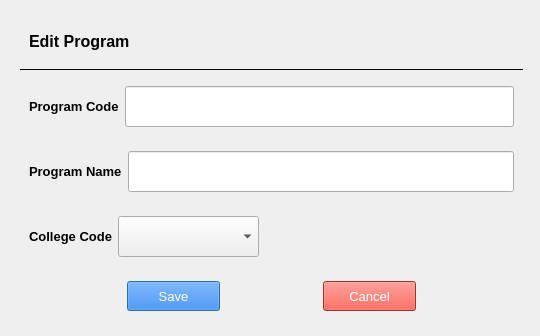
<?xml version="1.0" encoding="UTF-8"?>
<ui version="4.0">
 <class>Dialog</class>
 <widget class="QDialog" name="Dialog">
  <property name="geometry">
   <rect>
    <x>0</x>
    <y>0</y>
    <width>540</width>
    <height>336</height>
   </rect>
  </property>
  <property name="minimumSize">
   <size>
    <width>540</width>
    <height>336</height>
   </size>
  </property>
  <property name="windowTitle">
   <string>Dialog</string>
  </property>
  <layout class="QGridLayout" name="gridLayout_2">
   <item row="0" column="0">
    <widget class="QWidget" name="widget" native="true">
     <property name="minimumSize">
      <size>
       <width>521</width>
       <height>318</height>
      </size>
     </property>
     <layout class="QGridLayout" name="gridLayout">
      <item row="0" column="0">
       <widget class="QWidget" name="widget_2" native="true">
        <layout class="QGridLayout" name="gridLayout_3">
         <item row="0" column="0">
          <widget class="QLabel" name="AddProgram_text">
           <property name="font">
            <font>
             <pointsize>12</pointsize>
             <weight>75</weight>
             <bold>true</bold>
            </font>
           </property>
           <property name="text">
            <string>Edit Program</string>
           </property>
          </widget>
         </item>
         <item row="0" column="1">
          <spacer name="AddProgram_spacer">
           <property name="orientation">
            <enum>Qt::Horizontal</enum>
           </property>
           <property name="sizeHint" stdset="0">
            <size>
             <width>345</width>
             <height>20</height>
            </size>
           </property>
          </spacer>
         </item>
        </layout>
       </widget>
      </item>
      <item row="1" column="0">
       <widget class="Line" name="line">
        <property name="frameShadow">
         <enum>QFrame::Plain</enum>
        </property>
        <property name="orientation">
         <enum>Qt::Horizontal</enum>
        </property>
       </widget>
      </item>
      <item row="2" column="0">
       <widget class="QWidget" name="widget_3" native="true">
        <layout class="QHBoxLayout" name="horizontalLayout_2">
         <item>
          <widget class="QLabel" name="ProgramCode_text">
           <property name="font">
            <font>
             <pointsize>10</pointsize>
             <weight>75</weight>
             <bold>true</bold>
            </font>
           </property>
           <property name="text">
            <string>Program Code</string>
           </property>
          </widget>
         </item>
         <item>
          <widget class="QLineEdit" name="ProgramCode_input">
           <property name="minimumSize">
            <size>
             <width>171</width>
             <height>41</height>
            </size>
           </property>
           <property name="font">
            <font>
             <pointsize>10</pointsize>
            </font>
           </property>
           <property name="text">
            <string/>
           </property>
           <property name="placeholderText">
            <string/>
           </property>
          </widget>
         </item>
        </layout>
       </widget>
      </item>
      <item row="3" column="0">
       <widget class="QWidget" name="widget_4" native="true">
        <layout class="QHBoxLayout" name="horizontalLayout_3">
         <item>
          <widget class="QLabel" name="ProgramName_text">
           <property name="font">
            <font>
             <pointsize>10</pointsize>
             <weight>75</weight>
             <bold>true</bold>
            </font>
           </property>
           <property name="text">
            <string>Program Name</string>
           </property>
          </widget>
         </item>
         <item>
          <widget class="QLineEdit" name="ProgramName_input">
           <property name="minimumSize">
            <size>
             <width>291</width>
             <height>41</height>
            </size>
           </property>
           <property name="font">
            <font>
             <pointsize>10</pointsize>
            </font>
           </property>
           <property name="text">
            <string/>
           </property>
           <property name="placeholderText">
            <string/>
           </property>
          </widget>
         </item>
        </layout>
       </widget>
      </item>
      <item row="4" column="0">
       <widget class="QWidget" name="widget_5" native="true">
        <layout class="QHBoxLayout" name="horizontalLayout_4">
         <item>
          <widget class="QLabel" name="CollegeCode_text">
           <property name="font">
            <font>
             <pointsize>10</pointsize>
             <weight>75</weight>
             <bold>true</bold>
            </font>
           </property>
           <property name="text">
            <string>College Code</string>
           </property>
          </widget>
         </item>
         <item>
          <widget class="QComboBox" name="college_code_input_comboBox">
           <property name="minimumSize">
            <size>
             <width>141</width>
             <height>41</height>
            </size>
           </property>
           <property name="font">
            <font>
             <pointsize>10</pointsize>
            </font>
           </property>
          </widget>
         </item>
         <item>
          <spacer name="horizontalSpacer">
           <property name="orientation">
            <enum>Qt::Horizontal</enum>
           </property>
           <property name="sizeHint" stdset="0">
            <size>
             <width>219</width>
             <height>20</height>
            </size>
           </property>
          </spacer>
         </item>
        </layout>
       </widget>
      </item>
      <item row="5" column="0">
       <widget class="QWidget" name="widget_6" native="true">
        <layout class="QHBoxLayout" name="horizontalLayout_5">
         <item>
          <spacer name="horizontalSpacer_2">
           <property name="orientation">
            <enum>Qt::Horizontal</enum>
           </property>
           <property name="sizeHint" stdset="0">
            <size>
             <width>89</width>
             <height>20</height>
            </size>
           </property>
          </spacer>
         </item>
         <item>
          <widget class="QPushButton" name="Save_button">
           <property name="minimumSize">
            <size>
             <width>93</width>
             <height>30</height>
            </size>
           </property>
           <property name="font">
            <font>
             <pointsize>10</pointsize>
            </font>
           </property>
           <property name="styleSheet">
            <string notr="true">
color: rgb(255, 255, 255);
background-color: rgb(26, 115, 232);</string>
           </property>
           <property name="text">
            <string>Save</string>
           </property>
           <property name="icon">
            <iconset resource="../../SSIS GUI/2_resource.qrc">
             <normaloff>:/icon/icons/save_24dp_FFFFFF_FILL0_wght400_GRAD0_opsz24.svg</normaloff>
             <normalon>:/icon/icons/save_24dp_1A73E8_FILL0_wght400_GRAD0_opsz24.svg</normalon>:/icon/icons/save_24dp_FFFFFF_FILL0_wght400_GRAD0_opsz24.svg</iconset>
           </property>
           <property name="iconSize">
            <size>
             <width>20</width>
             <height>20</height>
            </size>
           </property>
          </widget>
         </item>
         <item>
          <spacer name="horizontalSpacer_3">
           <property name="orientation">
            <enum>Qt::Horizontal</enum>
           </property>
           <property name="sizeHint" stdset="0">
            <size>
             <width>89</width>
             <height>20</height>
            </size>
           </property>
          </spacer>
         </item>
         <item>
          <widget class="QPushButton" name="Cancel_button">
           <property name="minimumSize">
            <size>
             <width>93</width>
             <height>30</height>
            </size>
           </property>
           <property name="font">
            <font>
             <pointsize>10</pointsize>
            </font>
           </property>
           <property name="styleSheet">
            <string notr="true">background-color: rgb(234, 67, 53);
color: rgb(255, 255, 255);</string>
           </property>
           <property name="text">
            <string>Cancel</string>
           </property>
           <property name="icon">
            <iconset resource="../../SSIS GUI/2_resource.qrc">
             <normaloff>:/icon/icons/cancel_24dp_FFFFFF_FILL0_wght400_GRAD0_opsz24.svg</normaloff>
             <normalon>:/icon/icons/cancel_24dp_EA3323_FILL0_wght400_GRAD0_opsz24.svg</normalon>:/icon/icons/cancel_24dp_FFFFFF_FILL0_wght400_GRAD0_opsz24.svg</iconset>
           </property>
           <property name="iconSize">
            <size>
             <width>20</width>
             <height>20</height>
            </size>
           </property>
          </widget>
         </item>
         <item>
          <spacer name="horizontalSpacer_4">
           <property name="orientation">
            <enum>Qt::Horizontal</enum>
           </property>
           <property name="sizeHint" stdset="0">
            <size>
             <width>40</width>
             <height>20</height>
            </size>
           </property>
          </spacer>
         </item>
        </layout>
       </widget>
      </item>
     </layout>
    </widget>
   </item>
  </layout>
 </widget>
 <resources>
  <include location="../../SSIS GUI/2_resource.qrc"/>
 </resources>
 <connections/>
</ui>
